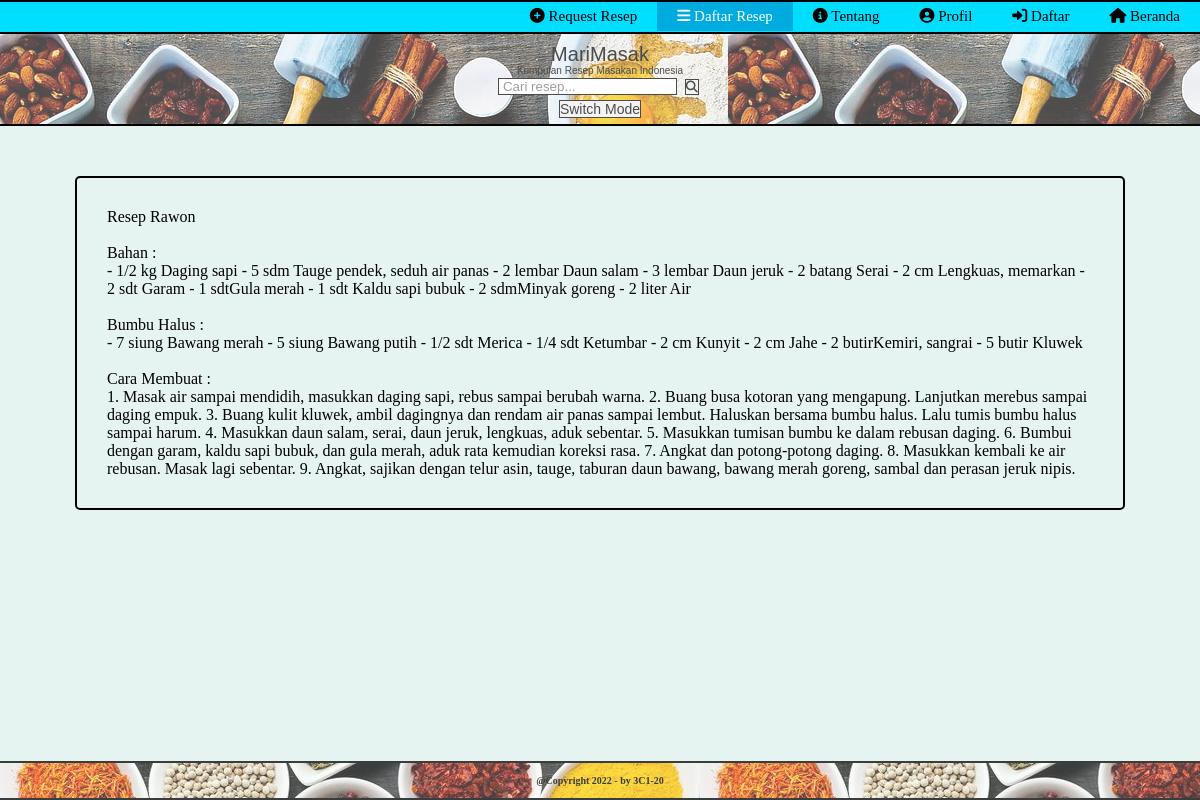
Page /resep-daging.php on the committed database.
### tables this page shows
CREATE TABLE `resep` (
  `id_resep` int(11) NOT NULL,
  `nama_resep` varchar(50) NOT NULL,
  `kategori` varchar(50) NOT NULL,
  `bahan_resep` longtext NOT NULL,
  `bumbu_halus` longtext NOT NULL,
  `cara_buat` longtext NOT NULL
);

### resep-daging.php (the view, shortened to what this page needs)
<?php
    require 'config.php';
?>
<!DOCTYPE html>
<html lang="en">
<head>
    <link rel="stylesheet" href="index.css">
    <link rel="stylesheet" href="gambar">
    <link rel="stylesheet" href="fontawesome-free/css/all.min.css">
</head>
<body>
    <div class="header">
        <div class="h-list">
            <a class="home" href="index.php"><i class="fa-solid fa-house"></i> Beranda</a>
            <a class="register" href="register.php"><i class="fa-solid fa-right-to-bracket"></i> Daftar</a>
            <a href="akun.php"><i class="fa-solid fa-circle-user"></i> Profil</a>
            <a class="about" href="about.php"><i class="fa-solid fa-circle-info"></i> Tentang</a>
            <a class="menu-resep" href="resep.php"><i class="fa-solid fa-bars"></i> Daftar Resep</a>
            <a href="request.php"><i class="fa-solid fa-circle-plus"></i> Request Resep</a>
        </div>
    </div>
    <div class="navbar">
        <div class="n-logo">
            <p class="logo">MariMasak</p>
            <p class="teks">Kumpulan Resep Masakan Indonesia</p>
            <input type="text" placeholder=" Cari resep...">
            <button class="cari" type="submit"><i class="fa fa-search"></i></button> <br>
            <br>
            <br> <button class="mode" onclick="myFunction()">Switch Mode</button>
        </div>
    </div>
    <div class="main">
        <div class="contents">
            <div class="isi">
                <?php
                    $jenis = "Daging";
                    $query = "SELECT * FROM resep WHERE kategori = '$jenis'";
                    $result = $db->query($query);
                    while($row = mysqli_fetch_array($result)) {
                ?>
                <p>Resep <?=$row['nama_resep'] ?></p> <br>
                <p>Bahan : <br><?=$row['bahan_resep'] ?></p> <br>
                <p>Bumbu Halus : <br><?=$row['bumbu_halus'] ?></p> <br>
                <p>Cara Membuat : <br><?=$row['cara_buat'] ?></p>
                <?php
                    }
                ?>
            </div>
        </div>
    </div>
    <div class="footer">
        <div class="f-teks">
            <p>@Copyright 2022 - by 3C1-20</p>
        </div>
    </div>
</body>
</html>

### index.css (style rules this page uses)
* { margin: 0; padding: 0; }
.header { height: 30px; width: 100%; background-color: #00DEFF; border-top: 2px solid black; border-bottom: 2px solid black; }
.h-list { overflow: hidden; }
.h-list a { float: right; color: black; text-align: center; padding: 6px 20px; text-decoration: none; font-size: 15px; }
.h-list a.home { background-color: #00ABE0; color: white; }
.navbar { height: 90px; width: 100%; opacity: 0.70; background-image: url("gambar/wallpaper.jpg"); }
button { cursor: pointer; border: 1.5px solid black; text-align: center; font-size: 14px; }
.n-logo { font-family: Impact, Haettenschweiler, 'Arial Narrow Bold', sans-serif; padding-top: 10px; text-align: center; line-height: 1px; }
.n-logo input[type=text] { border: 1.5px solid black; }
.n-logo button[type=submit] { border: 1.5px solid black; }
.logo { padding-top: 10px; font-size: 20px; }
.teks { padding-top: 15px; padding-bottom: 5px; font-size: 10px; line-height: 1px; }
.cari { margin: 3px; font-size: 12px; }
.main { height: 100%; width: 100%; position: fixed; background-color: #E6F4F1; border-top: 2px solid black; border-bottom: 2px solid black; }
.footer { height: 35px; width: 100%; position: absolute; bottom: 0; opacity: 0.75; background-image: url("gambar/background.jpg"); border-top: 2px solid black; border-bottom: 2px solid black; }
.f-teks { text-align: center; padding-top: 12px; font-size: 10px; font-weight: bold; color: black; }

### resep-daging.php (style rules this page uses)
.h-list a.home { background-color: #00DEFF; color: black; }
.h-list a.menu-resep { background-color: #00ABE0; color: white; }
.isi { padding: 30px 30px; margin: 50px 75px; border: 2px solid black; border-radius: 5px; }

### rows in the picture
resep: nama_resep "Rawon", bahan_resep "- 1/2 kg Daging sapi - 5 sdm Tauge pendek, seduh air panas - 2 lembar Daun salam - 3 lembar Daun jeruk - 2 batang Serai - 2 cm Lengkuas, memarkan - 2 sdt Garam - 1 sdtGula merah - 1 sdt Kaldu sapi bubuk - 2 sdmMinyak goreng - 2 liter Air", bumbu_halus "- 7 siung Bawang merah - 5 siung Bawang putih - 1/2 sdt Merica - 1/4 sdt Ketumbar - 2 cm Kunyit - 2 cm Jahe - 2 butirKemiri, sangrai - 5 butir Kluwek", cara_buat "1. Masak air sampai mendidih, masukkan daging sapi, rebus sampai berubah warna. 2. Buang busa kotoran yang mengapung. Lanjutkan merebus sampai daging empuk. 3. Buang kulit kluwek, ambil dagingnya dan rendam air panas sampai lembut. Haluskan bersama bumbu halus. Lalu tumis bumbu halus sampai harum. 4. Masukkan daun salam, serai, daun jeruk, lengkuas, aduk sebentar. 5. Masukkan tumisan bumbu ke dalam rebusan daging. 6. Bumbui dengan garam, kaldu sapi bubuk, dan gula merah, aduk rata kemudian koreksi rasa. 7. Angkat dan potong-potong daging. 8. Masukkan kembali ke air rebusan. Masak lagi sebentar. 9. Angkat, sajikan dengan telur asin, tauge, taburan daun bawang, bawang merah goreng, sambal dan…"
